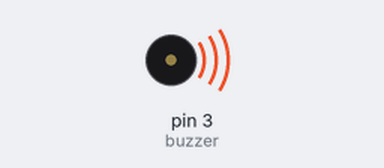
This sketch was run on a simulated Arduino Uno, built with avr-gcc and run on an emulated ATmega328P. Parts: buzzer (waves = sounding).

Above: at 0.8 s.
At 12.42 s:
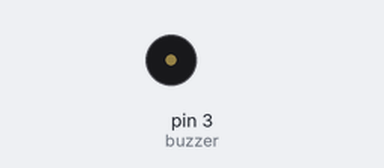
Timing chart, 0 to 12.7 s (numbered marks = the images above):
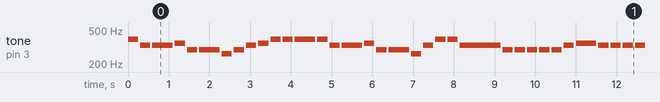

Measured:
- by itself, tone on pin 3 (buzzer): plays 392 Hz for 0.25 s, 330 Hz for 0.25 s, 330 Hz for 0.50 s, 349 Hz for 0.25 s, 294 Hz for 0.25 s, 294 Hz for 0.50 s … (331 notes in this stretch)

The sketch:

s1410832036_hw8.ino
```cpp
int buzzer = 3;
//音階頻率
int freq[] = {262,294,330,349,392};
//輸入歌曲音調
int melody[] = {5,3,3,4,2,2,1,2,3,4,5,5,5,5,3,3,4,2,2,1,3,5,5,3,2,2,2,2,2,3,4,3,3,3,3,3,4,5,5,3,3,4,2,2,1,3,5,5,1};
//輸入節拍
int beat[] = {1,1,2,1,1,2,1,1,1,1,1,1,2,1,1,2,1,1,2,1,1,1,1,4,1,1,1,1,1,1,2,1,1,1,1,1,1,2,1,1,2,1,1,2,1,1,1,1,4};
void setup() {
  pinMode(buzzer,OUTPUT);
  }

void loop() {
  for(int i = 0 ; i < 49 ; i++){
    tone(buzzer, freq[melody[i]-1]);
    delay(beat[i]*250);
  noTone(buzzer);
  delay(50);
  }
  delay(1000);
}
```
